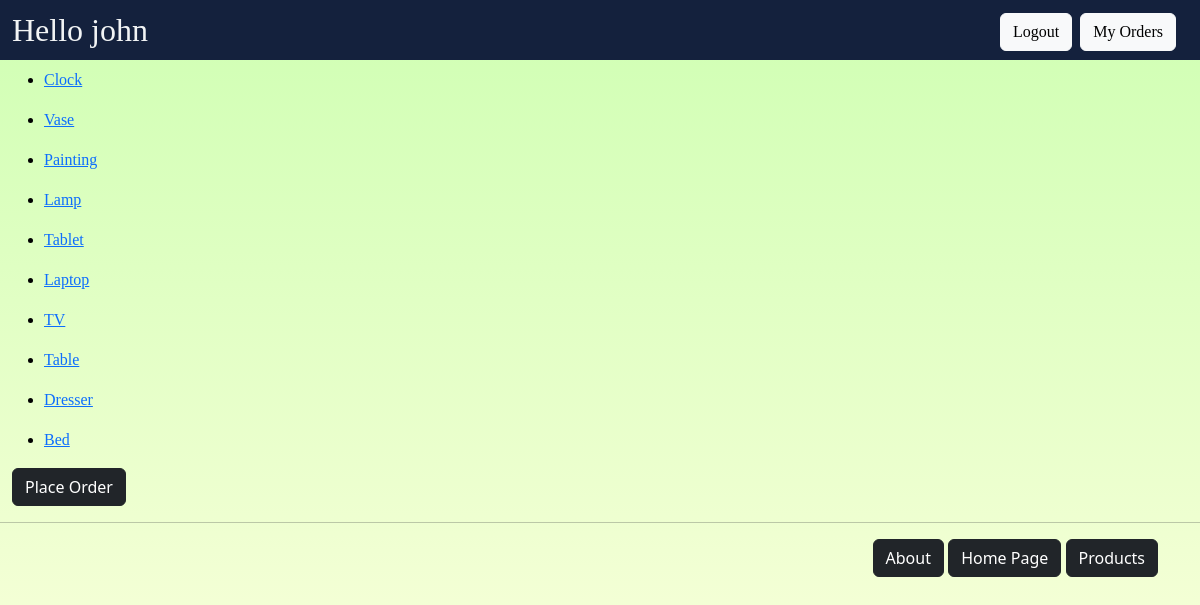
/myaoo/products/ (signed in), run on the app's committed database.
### myaoo/models.py (models this page shows, shortened)
class Product(models.Model):
    category = models.ForeignKey(Category, related_name='products', on_delete=models.CASCADE)
    name = models.CharField(max_length=250)
    price = models.DecimalField(max_digits=8, decimal_places=2)
    stock = models.PositiveIntegerField(default=100, validators=[MaxValueValidator(1000), MinValueValidator(0)])
    available = models.BooleanField(default=True)
    description = models.TextField(blank=True)
    interested = models.PositiveIntegerField(default=0)

### myaoo/views.py (the view)
@login_required
def products(request):
    prodlist = Product.objects.all().order_by('id')[:10]
    return render(request, 'myaoo/products.html', {'prodlist': prodlist})

### myaoo/templates/myaoo/products.html (shortened to what this page needs)
{% extends 'myaoo/base.html' %}
{% block body_block %}
    <div class="mybdy">
        {% if prodlist %}
            <ul>
            {% for prod in prodlist %}
                <li>
                    <p><a href={% url 'myaoo:productdetail' prod.id %} > {{ prod.name}}</a></p>
                </li>
            {% endfor %}
            </ul>
        {% else %}
            <p> There are no products available this time. </p>
        {% endif %}
        <button onclick="location.href='{% url 'myaoo:placeorder' %}'"  type="button" class="btn btn-dark">Place Order</button>
    </div>
{% endblock %}

### myaoo/templates/myaoo/base.html (shortened to what this page needs)
<!DOCTYPE html>
{% load static %}
<html lang="en">
<head>
    <link rel="stylesheet" type="text/css" href="{% static 'myaoo/style.css' %}"/>
    <link rel="stylesheet" href="https://cdn.jsdelivr.net/npm/bootstrap@5.2.2/dist/css/bootstrap.min.css">
</head>
<body>
    <div>
        <h1 class="hdng">
            <div class="myhdg">
                Hello
                {% if user.is_authenticated %}
                    {{ request.user.username }}
                {% else %}
                    Guest
                {% endif %}
            </div>
            <div class="logbtn">
                {% if user.is_authenticated %}
                    <button onclick="location.href='{% url 'myaoo:logout' %}'" type="button" class="btn btn-light">Logout</button>
                    <button onclick="location.href='{% url 'myaoo:myorders' %}'" type="button" class="btn btn-light">My Orders</button>
                {% else %}
                    <button onclick="location.href='{% url 'myaoo:login' %}'" type="button" class="btn btn-light">Login</button>
                    <button onclick="location.href='{% url 'myaoo:register' %}'" type="button" class="btn btn-light">Register</button>
                {% endif %}
            </div>
        </h1>
        {% block body_block %}*** {% endblock %}
    </div>
    <hr />
    <div class="container">
        <div class="btn-group-justified btns">
            <button onclick="location.href='{% url 'myaoo:about' %}'" type="button" class="btn btn-dark">About</button>
            <button onclick="location.href='{% url 'myaoo:index' %}'" type="button" class="btn btn-dark">Home Page</button>
            <button onclick="location.href='{% url 'myaoo:products' %}'" type="button" class="btn btn-dark">Products</button>
        </div>
    </div>
</body>
</html>

### myaoo/static/myaoo/style.css (style rules this page uses)
html { min-height: 100%; }
.hdng { background-color: #14213d; color: #f2f4f5; height: 60px; font-size: xx-large; font-family: Verdana; font-family: Copperplate, Papyrus, fantasy; margin-top: 0; display: flex; justify-content: flex-start; align-content: center; align-items: center; }
.myhdg { margin-left: 1%; }
.logbtn { align-self: center; margin-left: auto; margin-right: 2%; }
body { background: linear-gradient(#cfffb3, #ffffe0); font-family: "Helvetica Neue", Helvetica, Arial, sans-serif; }
li { color: #000000; font-family: "Helvetica"; font-family: Copperplate, Papyrus, fantasy; }
.btns { text-align-last: end; }
.mybdy { margin-left: 1%; }

### data on the page
Product: name "Clock"
Product: name "Vase"
Product: name "Painting"
Product: name "Lamp"
Product: name "Tablet"
Product: name "Laptop"
Product: name "TV"
Product: name "Table"
Product: name "Dresser"
Product: name "Bed"

### other printed values
{{ request.user.username }} "john"
